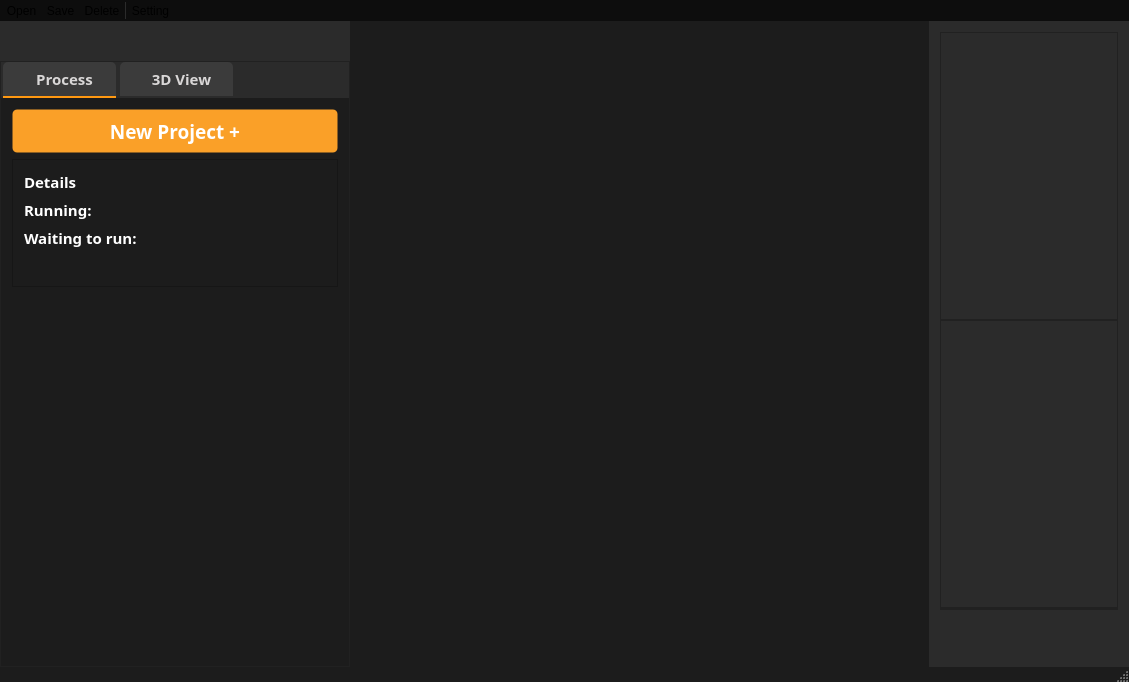
<?xml version="1.0" encoding="UTF-8"?>
<ui version="4.0">
 <class>mainAppClass</class>
 <widget class="QMainWindow" name="mainAppClass">
  <property name="geometry">
   <rect>
    <x>0</x>
    <y>0</y>
    <width>1129</width>
    <height>682</height>
   </rect>
  </property>
  <property name="font">
   <font>
    <family>Arial</family>
    <weight>50</weight>
    <bold>false</bold>
   </font>
  </property>
  <property name="windowTitle">
   <string>mainApp</string>
  </property>
  <property name="styleSheet">
   <string notr="true">QMainWindow{background:#1c1c1c}


/* TOOL BAR*/
QToolBar{
background:#0d0d0d;
border:none;
}
QToolBar::separator { background-color: #2b2b2b;width:1px }
QToolBar QToolButton{border:none} /*margin: 0px 1px;*/

</string>
  </property>
  <property name="toolButtonStyle">
   <enum>Qt::ToolButtonIconOnly</enum>
  </property>
  <widget class="QWidget" name="centralWidget">
   <property name="styleSheet">
    <string notr="true"/>
   </property>
   <layout class="QVBoxLayout" name="verticalLayout_4">
    <property name="spacing">
     <number>0</number>
    </property>
    <property name="leftMargin">
     <number>0</number>
    </property>
    <property name="topMargin">
     <number>0</number>
    </property>
    <property name="rightMargin">
     <number>0</number>
    </property>
    <property name="bottomMargin">
     <number>0</number>
    </property>
    <item>
     <widget class="QWidget" name="widgetMain" native="true">
      <layout class="QHBoxLayout" name="horizontalLayout">
       <property name="spacing">
        <number>0</number>
       </property>
       <property name="leftMargin">
        <number>0</number>
       </property>
       <property name="topMargin">
        <number>0</number>
       </property>
       <property name="rightMargin">
        <number>0</number>
       </property>
       <property name="bottomMargin">
        <number>0</number>
       </property>
       <item>
        <widget class="QWidget" name="widgetLeftSide" native="true">
         <property name="maximumSize">
          <size>
           <width>350</width>
           <height>16777215</height>
          </size>
         </property>
         <property name="styleSheet">
          <string notr="true">QWidget{background:#2b2b2b}

QPushButton{border:none}
QPushButton:hover:!pressed{
border-bottom: 1px solid #faa028;}



 QScrollArea {
        border: none;
	    background: red;
    }

    QScrollBar {
        background: #1c1c1c;
        
    }

    QScrollBar:horizontal {
        height: 3px;
    }

    QScrollBar:vertical {
        width: 3px;
    }

    QScrollBar::handle {
        background:#2b2b2b;
        border-radius: 2px;
    }


	QScrollBar::handle:horizontal {

        width: 1px;
    }
 	QScrollBar::add-page, QScrollBar::sub-page {

	    background: none;
    }</string>
         </property>
         <layout class="QVBoxLayout" name="verticalLayout">
          <property name="spacing">
           <number>0</number>
          </property>
          <property name="leftMargin">
           <number>0</number>
          </property>
          <property name="topMargin">
           <number>0</number>
          </property>
          <property name="rightMargin">
           <number>0</number>
          </property>
          <property name="bottomMargin">
           <number>0</number>
          </property>
          <item alignment="Qt::AlignRight|Qt::AlignTop">
           <widget class="QWidget" name="widgetLeftSideButton" native="true">
            <property name="sizePolicy">
             <sizepolicy hsizetype="Preferred" vsizetype="Preferred">
              <horstretch>0</horstretch>
              <verstretch>0</verstretch>
             </sizepolicy>
            </property>
            <property name="minimumSize">
             <size>
              <width>0</width>
              <height>0</height>
             </size>
            </property>
            <property name="maximumSize">
             <size>
              <width>16777215</width>
              <height>16777215</height>
             </size>
            </property>
            <property name="styleSheet">
             <string notr="true"/>
            </property>
            <layout class="QHBoxLayout" name="horizontalLayout_2">
             <property name="spacing">
              <number>0</number>
             </property>
             <property name="leftMargin">
              <number>0</number>
             </property>
             <property name="topMargin">
              <number>0</number>
             </property>
             <property name="rightMargin">
              <number>0</number>
             </property>
             <property name="bottomMargin">
              <number>0</number>
             </property>
             <item alignment="Qt::AlignRight|Qt::AlignTop">
              <widget class="QFrame" name="frame">
               <property name="sizePolicy">
                <sizepolicy hsizetype="Preferred" vsizetype="Preferred">
                 <horstretch>0</horstretch>
                 <verstretch>0</verstretch>
                </sizepolicy>
               </property>
               <property name="minimumSize">
                <size>
                 <width>0</width>
                 <height>30</height>
                </size>
               </property>
               <property name="styleSheet">
                <string notr="true">QFrame{border:none}</string>
               </property>
               <property name="frameShape">
                <enum>QFrame::StyledPanel</enum>
               </property>
               <property name="frameShadow">
                <enum>QFrame::Raised</enum>
               </property>
               <layout class="QHBoxLayout" name="horizontalLayout_3">
                <property name="spacing">
                 <number>0</number>
                </property>
                <property name="leftMargin">
                 <number>0</number>
                </property>
                <property name="topMargin">
                 <number>0</number>
                </property>
                <property name="rightMargin">
                 <number>0</number>
                </property>
                <property name="bottomMargin">
                 <number>0</number>
                </property>
                <item>
                 <widget class="QPushButton" name="leftSideMenuBtn">
                  <property name="sizePolicy">
                   <sizepolicy hsizetype="Minimum" vsizetype="Minimum">
                    <horstretch>0</horstretch>
                    <verstretch>0</verstretch>
                   </sizepolicy>
                  </property>
                  <property name="minimumSize">
                   <size>
                    <width>30</width>
                    <height>30</height>
                   </size>
                  </property>
                  <property name="tabletTracking">
                   <bool>false</bool>
                  </property>
                  <property name="focusPolicy">
                   <enum>Qt::StrongFocus</enum>
                  </property>
                  <property name="styleSheet">
                   <string notr="true"/>
                  </property>
                  <property name="text">
                   <string/>
                  </property>
                  <property name="iconSize">
                   <size>
                    <width>25</width>
                    <height>25</height>
                   </size>
                  </property>
                  <property name="autoDefault">
                   <bool>false</bool>
                  </property>
                  <property name="flat">
                   <bool>true</bool>
                  </property>
                 </widget>
                </item>
               </layout>
              </widget>
             </item>
            </layout>
           </widget>
          </item>
          <item>
           <widget class="QWidget" name="widgetEmpty" native="true">
            <property name="sizePolicy">
             <sizepolicy hsizetype="Preferred" vsizetype="Expanding">
              <horstretch>0</horstretch>
              <verstretch>0</verstretch>
             </sizepolicy>
            </property>
            <property name="maximumSize">
             <size>
              <width>16777215</width>
              <height>10</height>
             </size>
            </property>
           </widget>
          </item>
          <item>
           <widget class="QWidget" name="widgetLeftSideItems" native="true">
            <property name="sizePolicy">
             <sizepolicy hsizetype="Preferred" vsizetype="Expanding">
              <horstretch>0</horstretch>
              <verstretch>0</verstretch>
             </sizepolicy>
            </property>
            <property name="styleSheet">
             <string notr="true"/>
            </property>
            <layout class="QVBoxLayout" name="verticalLayout_3">
             <property name="spacing">
              <number>0</number>
             </property>
             <property name="leftMargin">
              <number>0</number>
             </property>
             <property name="topMargin">
              <number>0</number>
             </property>
             <property name="rightMargin">
              <number>0</number>
             </property>
             <property name="bottomMargin">
              <number>0</number>
             </property>
             <item>
              <widget class="QFrame" name="frameLeftSideItems">
               <property name="styleSheet">
                <string notr="true">

QTabBar::tab

{

    border-top-left-radius: 5px;

    border-top-right-radius: 5px;

    padding:2px 14px 2px 24px;

    margin-right:2px;
	margin-left:2px;


	height:30px;
	width:75px;
	

	background-color:#3b3b3b;

	color:#d9d7d7
}




QTabWidget::pane {border: none;
}


QTabBar::tab:!selected {



}

QTabBar::tab:selected, QTabBar::tab:hover {

    
	border-bottom:2px solid #ff9912;


} </string>
               </property>
               <property name="frameShape">
                <enum>QFrame::StyledPanel</enum>
               </property>
               <property name="frameShadow">
                <enum>QFrame::Raised</enum>
               </property>
               <layout class="QVBoxLayout" name="verticalLayout_2">
                <property name="spacing">
                 <number>0</number>
                </property>
                <property name="leftMargin">
                 <number>0</number>
                </property>
                <property name="topMargin">
                 <number>0</number>
                </property>
                <property name="rightMargin">
                 <number>0</number>
                </property>
                <property name="bottomMargin">
                 <number>0</number>
                </property>
                <item>
                 <widget class="QTabWidget" name="tabWidget">
                  <property name="font">
                   <font>
                    <family>Arial Black</family>
                    <pointsize>11</pointsize>
                    <weight>75</weight>
                    <bold>true</bold>
                   </font>
                  </property>
                  <property name="styleSheet">
                   <string notr="true"/>
                  </property>
                  <property name="currentIndex">
                   <number>0</number>
                  </property>
                  <widget class="QWidget" name="tabProcess">
                   <property name="styleSheet">
                    <string notr="true">QWidget{background:#1c1c1c}</string>
                   </property>
                   <attribute name="title">
                    <string>Process</string>
                   </attribute>
                   <layout class="QVBoxLayout" name="verticalLayout_6">
                    <property name="spacing">
                     <number>0</number>
                    </property>
                    <property name="leftMargin">
                     <number>0</number>
                    </property>
                    <property name="topMargin">
                     <number>0</number>
                    </property>
                    <property name="rightMargin">
                     <number>0</number>
                    </property>
                    <property name="bottomMargin">
                     <number>0</number>
                    </property>
                    <item alignment="Qt::AlignTop">
                     <widget class="QWidget" name="widget" native="true">
                      <layout class="QVBoxLayout" name="verticalLayout_7">
                       <item>
                        <widget class="QPushButton" name="btnAddprocess">
                         <property name="sizePolicy">
                          <sizepolicy hsizetype="Preferred" vsizetype="Fixed">
                           <horstretch>0</horstretch>
                           <verstretch>0</verstretch>
                          </sizepolicy>
                         </property>
                         <property name="minimumSize">
                          <size>
                           <width>0</width>
                           <height>44</height>
                          </size>
                         </property>
                         <property name="font">
                          <font>
                           <family>Arial Black</family>
                           <pointsize>14</pointsize>
                           <weight>75</weight>
                           <bold>true</bold>
                          </font>
                         </property>
                         <property name="styleSheet">
                          <string notr="true">QPushButton{color:#ffffff} QPushButton{
background:#faa028;border:1px solid rgba(0,0,0,0);
border-radius: 5px;
}

QPushButton::hover{background-color:#faab43} 
QPushButton::pressed{background-color:#faa028} </string>
                         </property>
                         <property name="text">
                          <string>New Project +</string>
                         </property>
                        </widget>
                       </item>
                       <item alignment="Qt::AlignTop">
                        <widget class="QFrame" name="frameShowItems">
                         <property name="minimumSize">
                          <size>
                           <width>0</width>
                           <height>0</height>
                          </size>
                         </property>
                         <property name="font">
                          <font>
                           <family>Arial Black</family>
                           <weight>75</weight>
                           <bold>true</bold>
                          </font>
                         </property>
                         <property name="styleSheet">
                          <string notr="true">QLabel{color:#ffffff}
QLineEdit{selection-background-color: #faa028; color:#ffffff;border:none }</string>
                         </property>
                         <property name="frameShape">
                          <enum>QFrame::StyledPanel</enum>
                         </property>
                         <property name="frameShadow">
                          <enum>QFrame::Raised</enum>
                         </property>
                         <layout class="QVBoxLayout" name="verticalLayout_8">
                          <item>
                           <widget class="QLabel" name="label">
                            <property name="font">
                             <font>
                              <family>Arial Black</family>
                              <pointsize>11</pointsize>
                              <weight>75</weight>
                              <bold>true</bold>
                             </font>
                            </property>
                            <property name="text">
                             <string>Details</string>
                            </property>
                           </widget>
                          </item>
                          <item>
                           <layout class="QHBoxLayout" name="horizontalLayout_4">
                            <item alignment="Qt::AlignLeft">
                             <widget class="QLabel" name="label_2">
                              <property name="minimumSize">
                               <size>
                                <width>100</width>
                                <height>0</height>
                               </size>
                              </property>
                              <property name="font">
                               <font>
                                <family>Arial Black</family>
                                <pointsize>11</pointsize>
                                <weight>75</weight>
                                <bold>true</bold>
                               </font>
                              </property>
                              <property name="text">
                               <string>Running: </string>
                              </property>
                             </widget>
                            </item>
                            <item>
                             <widget class="QLineEdit" name="lineEditRunningBag">
                              <property name="readOnly">
                               <bool>true</bool>
                              </property>
                             </widget>
                            </item>
                           </layout>
                          </item>
                          <item>
                           <layout class="QHBoxLayout" name="horizontalLayout_5">
                            <item alignment="Qt::AlignLeft">
                             <widget class="QLabel" name="label_3">
                              <property name="minimumSize">
                               <size>
                                <width>100</width>
                                <height>0</height>
                               </size>
                              </property>
                              <property name="font">
                               <font>
                                <family>Arial Black</family>
                                <pointsize>11</pointsize>
                                <weight>75</weight>
                                <bold>true</bold>
                               </font>
                              </property>
                              <property name="text">
                               <string>Waiting to run:</string>
                              </property>
                             </widget>
                            </item>
                            <item>
                             <widget class="QLineEdit" name="lineEditWaitingBags">
                              <property name="readOnly">
                               <bool>true</bool>
                              </property>
                             </widget>
                            </item>
                           </layout>
                          </item>
                          <item alignment="Qt::AlignRight">
                           <widget class="QPushButton" name="btnProcessDetails">
                            <property name="minimumSize">
                             <size>
                              <width>20</width>
                              <height>20</height>
                             </size>
                            </property>
                            <property name="styleSheet">
                             <string notr="true">QPushButton{color:#ffffff} 

QPushButton::hover{color:#faab43} 
QPushButton::pressed{color:#ffffff} </string>
                            </property>
                            <property name="text">
                             <string/>
                            </property>
                            <property name="iconSize">
                             <size>
                              <width>20</width>
                              <height>20</height>
                             </size>
                            </property>
                           </widget>
                          </item>
                         </layout>
                        </widget>
                       </item>
                      </layout>
                     </widget>
                    </item>
                    <item>
                     <widget class="QWidget" name="widgetProcessList" native="true">
                      <property name="sizePolicy">
                       <sizepolicy hsizetype="Preferred" vsizetype="Expanding">
                        <horstretch>0</horstretch>
                        <verstretch>0</verstretch>
                       </sizepolicy>
                      </property>
                      <property name="minimumSize">
                       <size>
                        <width>0</width>
                        <height>0</height>
                       </size>
                      </property>
                      <property name="styleSheet">
                       <string notr="true"/>
                      </property>
                      <layout class="QGridLayout" name="gridLayout">
                       <property name="leftMargin">
                        <number>0</number>
                       </property>
                       <property name="topMargin">
                        <number>0</number>
                       </property>
                       <property name="rightMargin">
                        <number>0</number>
                       </property>
                       <property name="bottomMargin">
                        <number>0</number>
                       </property>
                       <property name="spacing">
                        <number>0</number>
                       </property>
                       <item row="0" column="0">
                        <widget class="QScrollArea" name="scrollAreaProcess">
                         <property name="styleSheet">
                          <string notr="true"/>
                         </property>
                         <property name="widgetResizable">
                          <bool>true</bool>
                         </property>
                         <widget class="QWidget" name="scrollAreaWidgetContents">
                          <property name="geometry">
                           <rect>
                            <x>0</x>
                            <y>0</y>
                            <width>348</width>
                            <height>362</height>
                           </rect>
                          </property>
                          <property name="sizePolicy">
                           <sizepolicy hsizetype="Preferred" vsizetype="Expanding">
                            <horstretch>0</horstretch>
                            <verstretch>0</verstretch>
                           </sizepolicy>
                          </property>
                         </widget>
                        </widget>
                       </item>
                      </layout>
                     </widget>
                    </item>
                   </layout>
                  </widget>
                  <widget class="QWidget" name="tab3dview">
                   <property name="styleSheet">
                    <string notr="true">QWidget{background:#1c1c1c}</string>
                   </property>
                   <attribute name="title">
                    <string>3D View</string>
                   </attribute>
                   <layout class="QVBoxLayout" name="verticalLayout_9">
                    <property name="spacing">
                     <number>0</number>
                    </property>
                    <property name="leftMargin">
                     <number>0</number>
                    </property>
                    <property name="topMargin">
                     <number>0</number>
                    </property>
                    <property name="rightMargin">
                     <number>0</number>
                    </property>
                    <property name="bottomMargin">
                     <number>0</number>
                    </property>
                    <item>
                     <widget class="QWidget" name="widget_2" native="true">
                      <layout class="QVBoxLayout" name="verticalLayout_10">
                       <property name="spacing">
                        <number>0</number>
                       </property>
                       <property name="leftMargin">
                        <number>0</number>
                       </property>
                       <property name="topMargin">
                        <number>0</number>
                       </property>
                       <property name="rightMargin">
                        <number>0</number>
                       </property>
                       <property name="bottomMargin">
                        <number>0</number>
                       </property>
                       <item>
                        <widget class="QFrame" name="frameTree">
                         <property name="styleSheet">
                          <string notr="true"/>
                         </property>
                         <property name="frameShape">
                          <enum>QFrame::StyledPanel</enum>
                         </property>
                         <property name="frameShadow">
                          <enum>QFrame::Raised</enum>
                         </property>
                         <layout class="QVBoxLayout" name="verticalLayout_11">
                          <property name="spacing">
                           <number>0</number>
                          </property>
                          <property name="leftMargin">
                           <number>0</number>
                          </property>
                          <property name="topMargin">
                           <number>0</number>
                          </property>
                          <property name="rightMargin">
                           <number>0</number>
                          </property>
                          <property name="bottomMargin">
                           <number>0</number>
                          </property>
                         </layout>
                        </widget>
                       </item>
                       <item>
                        <widget class="QFrame" name="frameGcp">
                         <property name="minimumSize">
                          <size>
                           <width>0</width>
                           <height>40</height>
                          </size>
                         </property>
                         <property name="frameShape">
                          <enum>QFrame::StyledPanel</enum>
                         </property>
                         <property name="frameShadow">
                          <enum>QFrame::Raised</enum>
                         </property>
                         <layout class="QHBoxLayout" name="horizontalLayout_6">
                          <property name="spacing">
                           <number>0</number>
                          </property>
                          <property name="leftMargin">
                           <number>0</number>
                          </property>
                          <property name="topMargin">
                           <number>0</number>
                          </property>
                          <property name="rightMargin">
                           <number>0</number>
                          </property>
                          <property name="bottomMargin">
                           <number>0</number>
                          </property>
                         </layout>
                        </widget>
                       </item>
                       <item alignment="Qt::AlignBottom">
                        <widget class="QFrame" name="frameEmpty">
                         <property name="frameShape">
                          <enum>QFrame::StyledPanel</enum>
                         </property>
                         <property name="frameShadow">
                          <enum>QFrame::Raised</enum>
                         </property>
                        </widget>
                       </item>
                      </layout>
                     </widget>
                    </item>
                   </layout>
                  </widget>
                 </widget>
                </item>
               </layout>
              </widget>
             </item>
            </layout>
           </widget>
          </item>
         </layout>
         <zorder>widgetLeftSideButton</zorder>
         <zorder>widgetLeftSideItems</zorder>
         <zorder>widgetEmpty</zorder>
        </widget>
       </item>
       <item>
        <widget class="QWidget" name="widgetCentral" native="true">
         <property name="sizePolicy">
          <sizepolicy hsizetype="Expanding" vsizetype="Preferred">
           <horstretch>0</horstretch>
           <verstretch>0</verstretch>
          </sizepolicy>
         </property>
         <property name="minimumSize">
          <size>
           <width>100</width>
           <height>0</height>
          </size>
         </property>
         <property name="styleSheet">
          <string notr="true"/>
         </property>
        </widget>
       </item>
       <item alignment="Qt::AlignRight">
        <widget class="QWidget" name="widgetRightSide" native="true">
         <property name="minimumSize">
          <size>
           <width>200</width>
           <height>0</height>
          </size>
         </property>
         <property name="maximumSize">
          <size>
           <width>350</width>
           <height>16777215</height>
          </size>
         </property>
         <property name="styleSheet">
          <string notr="true">QWidget{background:#2b2b2b}</string>
         </property>
         <layout class="QVBoxLayout" name="verticalLayout_12">
          <item>
           <widget class="QWidget" name="widgetModel" native="true">
            <layout class="QVBoxLayout" name="verticalLayout_5">
             <property name="spacing">
              <number>0</number>
             </property>
             <property name="leftMargin">
              <number>0</number>
             </property>
             <property name="topMargin">
              <number>0</number>
             </property>
             <property name="rightMargin">
              <number>0</number>
             </property>
             <property name="bottomMargin">
              <number>0</number>
             </property>
             <item>
              <widget class="QFrame" name="frameProperty">
               <property name="sizePolicy">
                <sizepolicy hsizetype="Preferred" vsizetype="Expanding">
                 <horstretch>0</horstretch>
                 <verstretch>0</verstretch>
                </sizepolicy>
               </property>
               <property name="styleSheet">
                <string notr="true"/>
               </property>
               <property name="frameShape">
                <enum>QFrame::StyledPanel</enum>
               </property>
               <property name="frameShadow">
                <enum>QFrame::Raised</enum>
               </property>
               <layout class="QVBoxLayout" name="verticalLayout_14">
                <property name="spacing">
                 <number>0</number>
                </property>
                <property name="leftMargin">
                 <number>0</number>
                </property>
                <property name="topMargin">
                 <number>0</number>
                </property>
                <property name="rightMargin">
                 <number>0</number>
                </property>
                <property name="bottomMargin">
                 <number>0</number>
                </property>
                <item>
                 <layout class="QVBoxLayout" name="verticalLayoutPointsDrawable">
                  <property name="spacing">
                   <number>6</number>
                  </property>
                 </layout>
                </item>
               </layout>
              </widget>
             </item>
             <item>
              <widget class="QFrame" name="frameMesh">
               <property name="sizePolicy">
                <sizepolicy hsizetype="Preferred" vsizetype="Expanding">
                 <horstretch>0</horstretch>
                 <verstretch>0</verstretch>
                </sizepolicy>
               </property>
               <property name="frameShape">
                <enum>QFrame::StyledPanel</enum>
               </property>
               <property name="frameShadow">
                <enum>QFrame::Raised</enum>
               </property>
               <layout class="QVBoxLayout" name="verticalLayout_16">
                <property name="spacing">
                 <number>0</number>
                </property>
                <property name="leftMargin">
                 <number>0</number>
                </property>
                <property name="topMargin">
                 <number>0</number>
                </property>
                <property name="rightMargin">
                 <number>0</number>
                </property>
                <property name="bottomMargin">
                 <number>0</number>
                </property>
                <item>
                 <layout class="QVBoxLayout" name="verticalLayoutTrianglesDrawable"/>
                </item>
               </layout>
              </widget>
             </item>
             <item alignment="Qt::AlignBottom">
              <widget class="QFrame" name="frameGlobal">
               <property name="sizePolicy">
                <sizepolicy hsizetype="Preferred" vsizetype="Preferred">
                 <horstretch>0</horstretch>
                 <verstretch>0</verstretch>
                </sizepolicy>
               </property>
               <property name="minimumSize">
                <size>
                 <width>0</width>
                 <height>0</height>
                </size>
               </property>
               <property name="frameShape">
                <enum>QFrame::StyledPanel</enum>
               </property>
               <property name="frameShadow">
                <enum>QFrame::Raised</enum>
               </property>
               <layout class="QVBoxLayout" name="verticalLayout_13">
                <property name="spacing">
                 <number>10</number>
                </property>
                <property name="leftMargin">
                 <number>0</number>
                </property>
                <property name="topMargin">
                 <number>0</number>
                </property>
                <property name="rightMargin">
                 <number>0</number>
                </property>
                <property name="bottomMargin">
                 <number>0</number>
                </property>
                <item>
                 <layout class="QVBoxLayout" name="verticalLayoutGlobalSetting">
                  <property name="spacing">
                   <number>6</number>
                  </property>
                 </layout>
                </item>
               </layout>
              </widget>
             </item>
             <item>
              <spacer name="verticalSpacer">
               <property name="orientation">
                <enum>Qt::Vertical</enum>
               </property>
               <property name="sizeType">
                <enum>QSizePolicy::Preferred</enum>
               </property>
               <property name="sizeHint" stdset="0">
                <size>
                 <width>20</width>
                 <height>40</height>
                </size>
               </property>
              </spacer>
             </item>
            </layout>
            <zorder>frameProperty</zorder>
            <zorder>frameGlobal</zorder>
            <zorder>verticalSpacer</zorder>
            <zorder>frameMesh</zorder>
           </widget>
          </item>
          <item>
           <widget class="QWidget" name="widgetGcp" native="true"/>
          </item>
         </layout>
        </widget>
       </item>
      </layout>
     </widget>
    </item>
   </layout>
  </widget>
  <widget class="QToolBar" name="toolBar">
   <property name="styleSheet">
    <string notr="true"/>
   </property>
   <property name="movable">
    <bool>false</bool>
   </property>
   <property name="allowedAreas">
    <set>Qt::TopToolBarArea</set>
   </property>
   <property name="iconSize">
    <size>
     <width>34</width>
     <height>34</height>
    </size>
   </property>
   <property name="toolButtonStyle">
    <enum>Qt::ToolButtonIconOnly</enum>
   </property>
   <property name="floatable">
    <bool>false</bool>
   </property>
   <attribute name="toolBarArea">
    <enum>TopToolBarArea</enum>
   </attribute>
   <attribute name="toolBarBreak">
    <bool>false</bool>
   </attribute>
   <addaction name="actionOpen"/>
   <addaction name="actionSave"/>
   <addaction name="actionDelete"/>
   <addaction name="separator"/>
   <addaction name="actionSetting"/>
  </widget>
  <widget class="QStatusBar" name="statusBar">
   <property name="maximumSize">
    <size>
     <width>16777215</width>
     <height>15</height>
    </size>
   </property>
  </widget>
  <action name="actionOpen">
   <property name="icon">
    <iconset resource="../../../resources/qrc/mainApp.qrc">
     <normaloff>:/btn/ori/buttonicon/original/open.png</normaloff>
     <activeon>:/btn/checked/buttonicon/check/open.png</activeon>:/btn/ori/buttonicon/original/open.png</iconset>
   </property>
   <property name="text">
    <string>Open</string>
   </property>
   <property name="toolTip">
    <string>Open</string>
   </property>
  </action>
  <action name="actionSave">
   <property name="icon">
    <iconset resource="../../../resources/qrc/mainApp.qrc">
     <normaloff>:/btn/ori/buttonicon/original/saveall.png</normaloff>:/btn/ori/buttonicon/original/saveall.png</iconset>
   </property>
   <property name="text">
    <string>Save</string>
   </property>
   <property name="toolTip">
    <string>Save</string>
   </property>
  </action>
  <action name="actionAbout">
   <property name="icon">
    <iconset resource="../../../resources/qrc/mainApp.qrc">
     <normaloff>:/btn/ori/buttonicon/original/help.png</normaloff>
     <activeoff>:/btn/checked/buttonicon/check/help.png</activeoff>:/btn/ori/buttonicon/original/help.png</iconset>
   </property>
   <property name="text">
    <string>About</string>
   </property>
   <property name="toolTip">
    <string>About</string>
   </property>
  </action>
  <action name="actionDelete">
   <property name="icon">
    <iconset resource="../../../resources/qrc/mainApp.qrc">
     <normaloff>:/btn/ori/buttonicon/original/del.png</normaloff>:/btn/ori/buttonicon/original/del.png</iconset>
   </property>
   <property name="text">
    <string>Delete</string>
   </property>
   <property name="toolTip">
    <string>Delete</string>
   </property>
  </action>
  <action name="actionUp">
   <property name="icon">
    <iconset resource="../../../resources/qrc/mainApp.qrc">
     <normaloff>:/btn/ori/buttonicon/original/up.png</normaloff>:/btn/ori/buttonicon/original/up.png</iconset>
   </property>
   <property name="text">
    <string>Up</string>
   </property>
   <property name="toolTip">
    <string>Up</string>
   </property>
  </action>
  <action name="actionDown">
   <property name="icon">
    <iconset resource="../../../resources/qrc/mainApp.qrc">
     <normaloff>:/btn/ori/buttonicon/original/down.png</normaloff>:/btn/ori/buttonicon/original/down.png</iconset>
   </property>
   <property name="text">
    <string>Down</string>
   </property>
   <property name="toolTip">
    <string>Down</string>
   </property>
  </action>
  <action name="actionLeft">
   <property name="icon">
    <iconset resource="../../../resources/qrc/mainApp.qrc">
     <normaloff>:/btn/ori/buttonicon/original/left.png</normaloff>:/btn/ori/buttonicon/original/left.png</iconset>
   </property>
   <property name="text">
    <string>Left</string>
   </property>
   <property name="toolTip">
    <string>Left</string>
   </property>
  </action>
  <action name="actionRight">
   <property name="icon">
    <iconset resource="../../../resources/qrc/mainApp.qrc">
     <normaloff>:/btn/ori/buttonicon/original/right.png</normaloff>:/btn/ori/buttonicon/original/right.png</iconset>
   </property>
   <property name="text">
    <string>Right</string>
   </property>
   <property name="toolTip">
    <string>Right</string>
   </property>
  </action>
  <action name="actionFront">
   <property name="icon">
    <iconset resource="../../../resources/qrc/mainApp.qrc">
     <normaloff>:/btn/ori/buttonicon/original/front.png</normaloff>:/btn/ori/buttonicon/original/front.png</iconset>
   </property>
   <property name="text">
    <string>Front</string>
   </property>
   <property name="toolTip">
    <string>Front</string>
   </property>
  </action>
  <action name="actionBack">
   <property name="icon">
    <iconset resource="../../../resources/qrc/mainApp.qrc">
     <normaloff>:/btn/ori/buttonicon/original/back.png</normaloff>:/btn/ori/buttonicon/original/back.png</iconset>
   </property>
   <property name="text">
    <string>Back</string>
   </property>
   <property name="toolTip">
    <string>Back</string>
   </property>
  </action>
  <action name="actionEDL">
   <property name="checkable">
    <bool>true</bool>
   </property>
   <property name="icon">
    <iconset resource="../../../resources/qrc/mainApp.qrc">
     <normaloff>:/btn/ori/buttonicon/original/shader1.png</normaloff>:/btn/ori/buttonicon/original/shader1.png</iconset>
   </property>
   <property name="text">
    <string>EDL</string>
   </property>
   <property name="toolTip">
    <string>EDL</string>
   </property>
  </action>
  <action name="actionCenterPivot">
   <property name="checkable">
    <bool>true</bool>
   </property>
   <property name="icon">
    <iconset resource="../../../resources/qrc/mainApp.qrc">
     <normaloff>:/btn/ori/buttonicon/original/center.png</normaloff>:/btn/ori/buttonicon/original/center.png</iconset>
   </property>
   <property name="text">
    <string>CenterPivot</string>
   </property>
   <property name="toolTip">
    <string>CenterPivot</string>
   </property>
  </action>
  <action name="actionMesh">
   <property name="icon">
    <iconset resource="../../../resources/qrc/mainApp.qrc">
     <normaloff>:/btn/ori/buttonicon/original/mesh.png</normaloff>:/btn/ori/buttonicon/original/mesh.png</iconset>
   </property>
   <property name="text">
    <string>Mesh</string>
   </property>
   <property name="toolTip">
    <string>Mesh</string>
   </property>
  </action>
  <action name="actionSegment">
   <property name="checkable">
    <bool>true</bool>
   </property>
   <property name="icon">
    <iconset resource="../../../resources/qrc/mainApp.qrc">
     <normaloff>:/btn/ori/buttonicon/original/trim.png</normaloff>:/btn/ori/buttonicon/original/trim.png</iconset>
   </property>
   <property name="text">
    <string>Segment</string>
   </property>
   <property name="toolTip">
    <string>Segment</string>
   </property>
  </action>
  <action name="actionSampling">
   <property name="icon">
    <iconset resource="../../../resources/qrc/mainApp.qrc">
     <normaloff>:/btn/ori/buttonicon/original/sampling.png</normaloff>:/btn/ori/buttonicon/original/sampling.png</iconset>
   </property>
   <property name="text">
    <string>Sampling</string>
   </property>
   <property name="toolTip">
    <string>Sampling</string>
   </property>
  </action>
  <action name="actionScreenshot">
   <property name="icon">
    <iconset resource="../../../resources/qrc/mainApp.qrc">
     <normaloff>:/btn/ori/buttonicon/original/screenshot.png</normaloff>:/btn/ori/buttonicon/original/screenshot.png</iconset>
   </property>
   <property name="text">
    <string>Screenshot</string>
   </property>
   <property name="toolTip">
    <string>Screenshot</string>
   </property>
  </action>
  <action name="actionPhoto">
   <property name="checkable">
    <bool>true</bool>
   </property>
   <property name="icon">
    <iconset resource="../../../resources/qrc/mainApp.qrc">
     <normaloff>:/btn/ori/buttonicon/original/photo.png</normaloff>:/btn/ori/buttonicon/original/photo.png</iconset>
   </property>
   <property name="text">
    <string>Photo</string>
   </property>
   <property name="toolTip">
    <string>Photo</string>
   </property>
  </action>
  <action name="actionPoint">
   <property name="checkable">
    <bool>true</bool>
   </property>
   <property name="icon">
    <iconset resource="../../../resources/qrc/mainApp.qrc">
     <normaloff>:/btn/ori/buttonicon/original/point.png</normaloff>:/btn/ori/buttonicon/original/point.png</iconset>
   </property>
   <property name="text">
    <string>Point</string>
   </property>
   <property name="toolTip">
    <string>Point</string>
   </property>
  </action>
  <action name="actionManual">
   <property name="icon">
    <iconset resource="../../../resources/qrc/mainApp.qrc">
     <normaloff>:/btn/ori/buttonicon/original/report.png</normaloff>:/btn/ori/buttonicon/original/report.png</iconset>
   </property>
   <property name="text">
    <string>Manual</string>
   </property>
   <property name="toolTip">
    <string>Manual</string>
   </property>
  </action>
  <action name="actionSetting">
   <property name="icon">
    <iconset resource="../../../resources/qrc/mainApp.qrc">
     <normaloff>:/btn/ori/buttonicon/original/holefix.png</normaloff>:/btn/ori/buttonicon/original/holefix.png</iconset>
   </property>
   <property name="text">
    <string>Setting</string>
   </property>
   <property name="toolTip">
    <string>Setting</string>
   </property>
  </action>
 </widget>
 <layoutdefault spacing="6" margin="11"/>
 <resources>
  <include location="../../../resources/qrc/mainApp.qrc"/>
 </resources>
 <connections/>
</ui>
